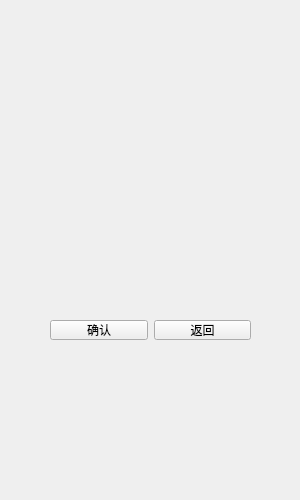
<?xml version="1.0" encoding="UTF-8"?>
<ui version="4.0">
 <class>ProfileChange</class>
 <widget class="QWidget" name="ProfileChange">
  <property name="geometry">
   <rect>
    <x>0</x>
    <y>0</y>
    <width>300</width>
    <height>500</height>
   </rect>
  </property>
  <property name="minimumSize">
   <size>
    <width>300</width>
    <height>500</height>
   </size>
  </property>
  <property name="maximumSize">
   <size>
    <width>300</width>
    <height>500</height>
   </size>
  </property>
  <property name="windowTitle">
   <string>Dialog</string>
  </property>
  <widget class="QWidget" name="layoutWidget">
   <property name="geometry">
    <rect>
     <x>50</x>
     <y>320</y>
     <width>201</width>
     <height>20</height>
    </rect>
   </property>
   <layout class="QHBoxLayout" name="horizontalLayout">
    <item>
     <widget class="QPushButton" name="Comfirm_btn">
      <property name="text">
       <string>确认</string>
      </property>
     </widget>
    </item>
    <item>
     <widget class="QPushButton" name="Cancel_btn">
      <property name="text">
       <string>返回</string>
      </property>
     </widget>
    </item>
   </layout>
  </widget>
  <widget class="QLabel" name="label">
   <property name="geometry">
    <rect>
     <x>69</x>
     <y>41</y>
     <width>171</width>
     <height>181</height>
    </rect>
   </property>
   <property name="text">
    <string/>
   </property>
  </widget>
 </widget>
 <resources/>
 <connections/>
</ui>
